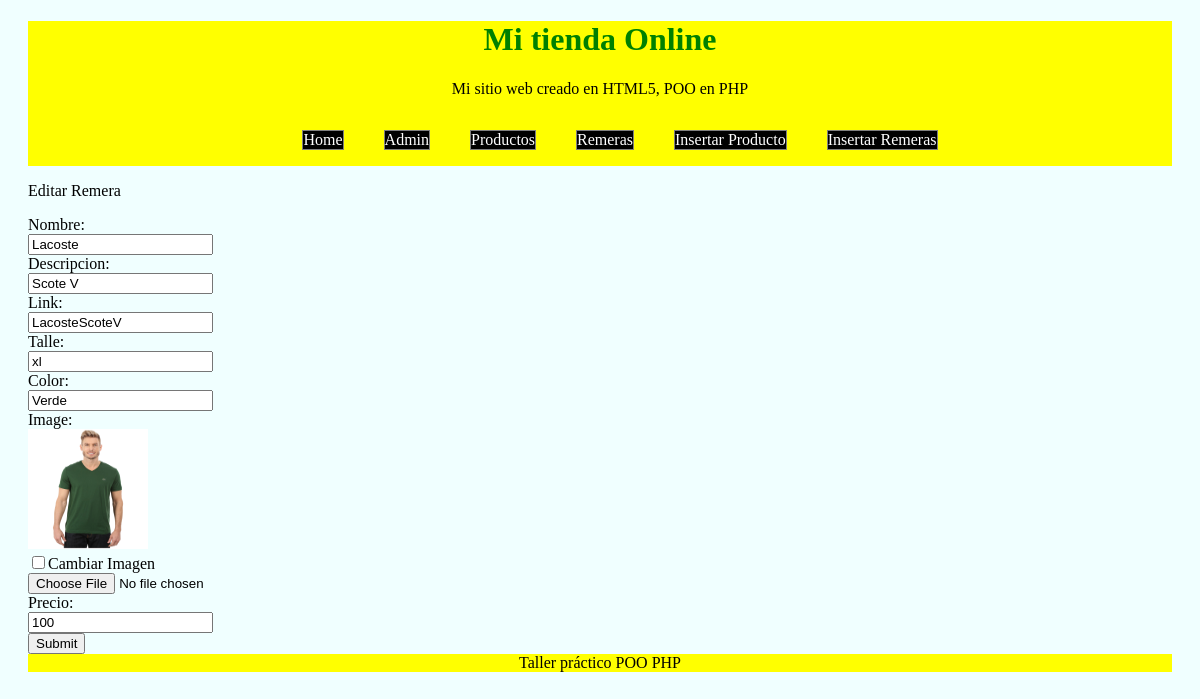
The page /Admin/editar_remera.php?id=1 on the database its author committed.
### tables this page shows
CREATE TABLE `Remeras` (
  `id` bigint(20) NOT NULL AUTO_INCREMENT,
  `Nombre` varchar(250) NOT NULL,
  `Descripcion` varchar(250) NOT NULL,
  `Link` varchar(250) DEFAULT NULL,
  `Image` varchar(250) DEFAULT NULL,
  `Talle` varchar(250) DEFAULT NULL,
  `Color` varchar(250) DEFAULT NULL,
  `Precio` double NOT NULL,
  PRIMARY KEY (`id`)
);

### src/ORM.php (called while the page is built, shortened)
<?php
require_once "db.php";
abstract class ORM
{
    protected $db;
    protected $Tabla;
    public function __construct()
    {
        $this->db = new BaseDatos();
    }
    public function select($query) {
        return $this->db->getConexion()->query($query);
    }
    public function buscarPorId($id)
    {
        $this->db->conectar();
        $query = sprintf("select * from %s where id = %s ", $this->Tabla, $id);
        $list = $this->select($query);
        $this->db->desconectar();
        return $list;
    }
}

### src/db.php (called while the page is built, shortened)
<?php
class BaseDatos
{
    private $conexion;
    public function getConexion()
    {
        return $this->conexion;
    }
    final function conectar()
    {
        $this->conexion = new \mysqli(HOST, USER, PASS, DBNAME);
        return true;
    }
}

### src/Remeras.php (called while the page is built, shortened)
<?php
require_once "ORM.php";
class Remeras extends ORM
{
    public function __construct()
    {
        $this->Tabla = self::TABLENAME;
    }
}

### Admin/editar_remera.php (the view, shortened to what this page needs)
<?php
    $page = ob_get_clean();
    $page = str_replace('{Titulo_Pagina}', 'Aprendiendo POO', $page);
    echo $page;
?>
<?php
    require_once(dirname(__FILE__).'/../src/Remeras.php');
    $remeras = new MisClases\Remeras();
?>
	<?php
	$resultado = $remeras->buscarPorId($_GET["id"]);
	$remera = $resultado->fetch_assoc();
	$image_dir_path = $remeras->Dir;
    $img = new MisClases\Image();
    $img->setDirectorio($image_dir_path);
    $img->setFileName($remera['Image']);
	?>
    <p> Editar Remera </p>
        <form method="post" enctype="multipart/form-data">
          Nombre:<br>
          <input type="text" name="Nombre"
          value="<?php echo $remera['Nombre'];?>"><br>
          Descripcion:<br>
          <input type="text" name="Descripcion"
          value="<?php echo $remera['Descripcion'];?>"><br>
          Link:<br>
          <input type="text" name="Link"
          value="<?php echo $remera['Link'];?>"><br>
          Talle:<br>
          <input type="text" name="Talle"
          value="<?php echo $remera['Talle'];?>"><br>
          Color:<br>
          <input type="text" name="Color"
          value="<?php echo $remera['Color'];?>"><br>
          Image:<br>
          <?php echo $img->getImg();?><br>
          <input type="checkbox" name="Cambiar" value="false">Cambiar Imagen<br>
          <input type="file" name="Image"><br>
          Precio:<br>
          <input type="text" name="Precio"
          value="<?php echo $remera['Precio'];?>"><br>
          <input type="submit" value="Submit">
        </form>
<?php
    $page = ob_get_clean();
    echo $page;
?>

### src/Image.php (shortened to what this page needs)
<?php
class Image
{
    protected $Directorio;
    protected $FileName;
    protected $Width;
    protected $Height;
    protected $Alt;
    protected $CssClass;
    public function __construct()
    {
        $this->FileName = self::DEFAULT_NAME;
        $this->Width = self::DEFAULT_WIDTH;
        $this->Height = self::DEFAULT_HEIGHT;
        $this->Alt = self::DEFAULT_ALT;
        $this->CssClass = self::DEFAULT_CSS_CLASS;
        $this->Directorio = self::DEFAULT_DIR;
    }
    public function setFileName($newFileName)
    {
        $this->FileName = $newFileName;
    }
    public function setDirectorio($newDirectorio)
    {
        $this->Directorio = $newDirectorio;
    }
    public function getUrl(): STRING
    {
        $protocol = ((!empty($_SERVER['HTTPS']) && $_SERVER['HTTPS'] != 'off') ||
        $_SERVER['SERVER_PORT'] == 443) ? "https://" : "http://";
        return $protocol.$_SERVER['HTTP_HOST'].$this->Directorio.$this->FileName;
    }
    public function getImg(): STRING
    {
        $aux = $this->getUrl();
        $aux = "<img src=\"" . $aux . "\" ";
        $aux = ($this->Alt == '') ? $aux : $aux . $aux . "alt='$this->alt' ";
        if ($this->CssClass == '')
        {
            $aux = ($this->Height == '') ? $aux : $aux . "height='$this->Height'";
            $aux = ($this->Width == '') ? $aux : $aux . "width='$this->Width'";
        } else {
            $aux = ($this->CssClass == '') ? $aux : $aux . "class='$this->cssClass' ";
        }
        $aux = $aux.' ></img>';
        return $aux;
    }
}

### style.css (style rules this page uses)
body { padding: 0 20px; background-color:Azure ; }
header, footer { text-align: center; background-color:yellow; width: 100%; margin: 0 auto; }
header h1 { color:green; }
nav ul { display: inline-flex; text-decoration: none; }
nav ul li { margin:0 20px; border: 1px solid gray; background-color: black; color: white; list-style: none; }
nav ul li a { color:white; text-decoration: none; }

### rows shown on the page
remeras: Nombre "Lacoste", Descripcion "Scote V", Link "LacosteScoteV", Talle "xl", Color "Verde", Image (picture), Precio "100"

### other values the page prints
$page "Mi tienda Online Mi sitio web creado en HTML5, POO en PHP Home Admin Productos Remeras Insertar Producto Insertar Remeras"
$page "Taller práctico POO PHP"
